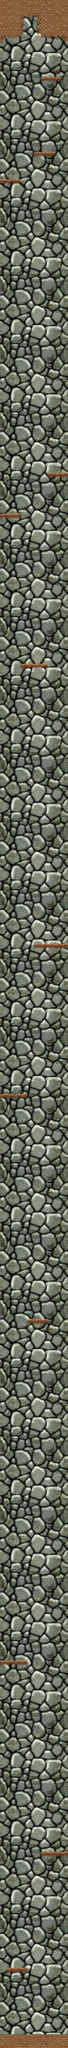

Tiled map render using the project's own tile images. Description and the map definition, with tile-layer contents summarised, below:
An orthogonal 10x300 tile map with 32x32 px tiles, 5 tile layers (background, bg1, bg2, cover1, ...), 2 tilesets and 17 objects.

<map version="1.0" orientation="orthogonal" width="10" height="300" tilewidth="32" tileheight="32" backgroundcolor="#000000">
 <properties>
  <property name="Time" value="120" />
 </properties>
 <tileset firstgid="1" name="terrain" tilewidth="32" tileheight="32">
  <image source="terrain.png" width="672" height="736" />
 </tileset>
 <tileset firstgid="484" name="bg1" tilewidth="32" tileheight="32">
  <image source="stone.png" width="320" height="320" />
 </tileset>
 <layer name="background" width="10" height="300">
  <data>[3000 cells, 3000 non-empty, 100 distinct tile ids]</data>
 </layer>
 <layer name="bg1" width="10" height="300">
  <data>[3000 cells, 97 non-empty, 12 distinct tile ids]</data>
 </layer>
 <layer name="bg2" width="10" height="300">
  <data>[3000 cells, 0 non-empty, 0 distinct tile ids]</data>
 </layer>
 <layer name="cover1" width="10" height="300">
  <data>[3000 cells, 30 non-empty, 8 distinct tile ids]</data>
 </layer>
 <layer name="cover2" width="10" height="300">
  <data>[3000 cells, 0 non-empty, 0 distinct tile ids]</data>
 </layer>
 <objectgroup name="obstacles" width="10" height="300">
  <object x="1" y="9537">
   <polyline points="0,0 318,0" />
  </object>
  <object x="106" y="8" width="75" height="74">
   <properties>
    <property name="EXIT" value="" />
   </properties>
   <ellipse />
  </object>
  <object x="146" y="9543" width="28" height="27">
   <properties>
    <property name="START" value="" />
   </properties>
   <ellipse />
  </object>
  <object x="180" y="3">
   <polyline points="0,0 15,165 141,165 141,-2 0,-2" />
  </object>
  <object x="6" y="7">
   <polyline points="-6,-5 -6,160 87,160 102,-6 -5,-7" />
  </object>
  <object x="33" y="9226">
   <polyline points="0,0 94,1" />
  </object>
  <object x="193" y="8683">
   <polyline points="0,0 126,-2" />
  </object>
  <object x="-1" y="7784">
   <polyline points="0,0 128,1" />
  </object>
  <object x="130" y="6185">
   <polyline points="0,0 93,0" />
  </object>
  <object x="0" y="5129">
   <polyline points="0,0 128,0" />
  </object>
  <object x="162" y="4425">
   <polyline points="0,0 158,-1" />
  </object>
  <object x="97" y="3115">
   <polyline points="0,0 127,-1" />
  </object>
  <object x="2" y="2408">
   <polyline points="0,0 95,1" />
  </object>
  <object x="224" y="2218">
   <polyline points="0,0 97,-2" />
  </object>
  <object x="2" y="840">
   <polyline points="0,0 97,0" />
  </object>
  <object x="161" y="717">
   <polyline points="0,0 95,-4" />
  </object>
  <object x="192" y="362">
   <polyline points="0,0 97,-1" />
  </object>
 </objectgroup>
</map>
